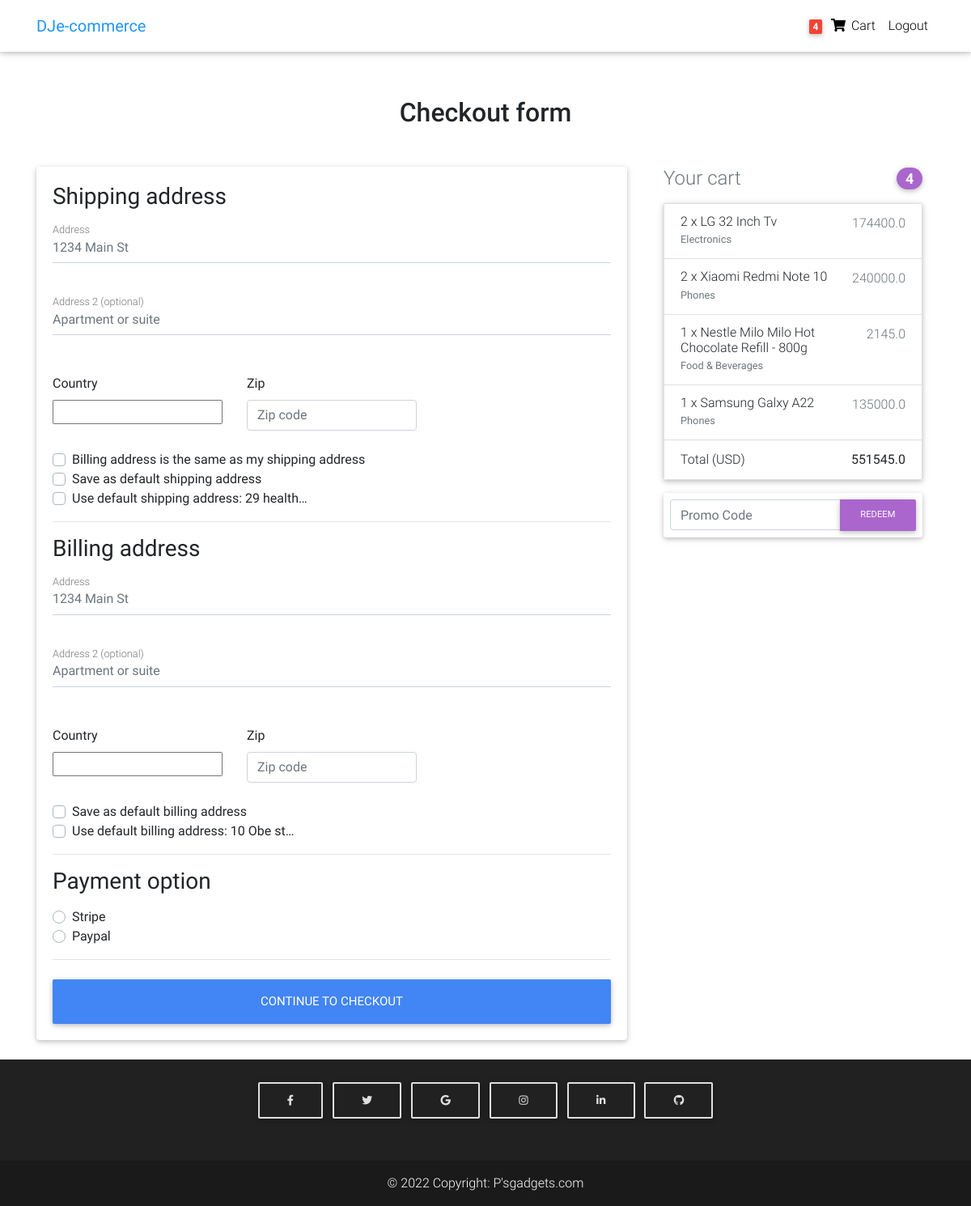
/checkout/ (signed in), run on an earlier commit of the app's database.
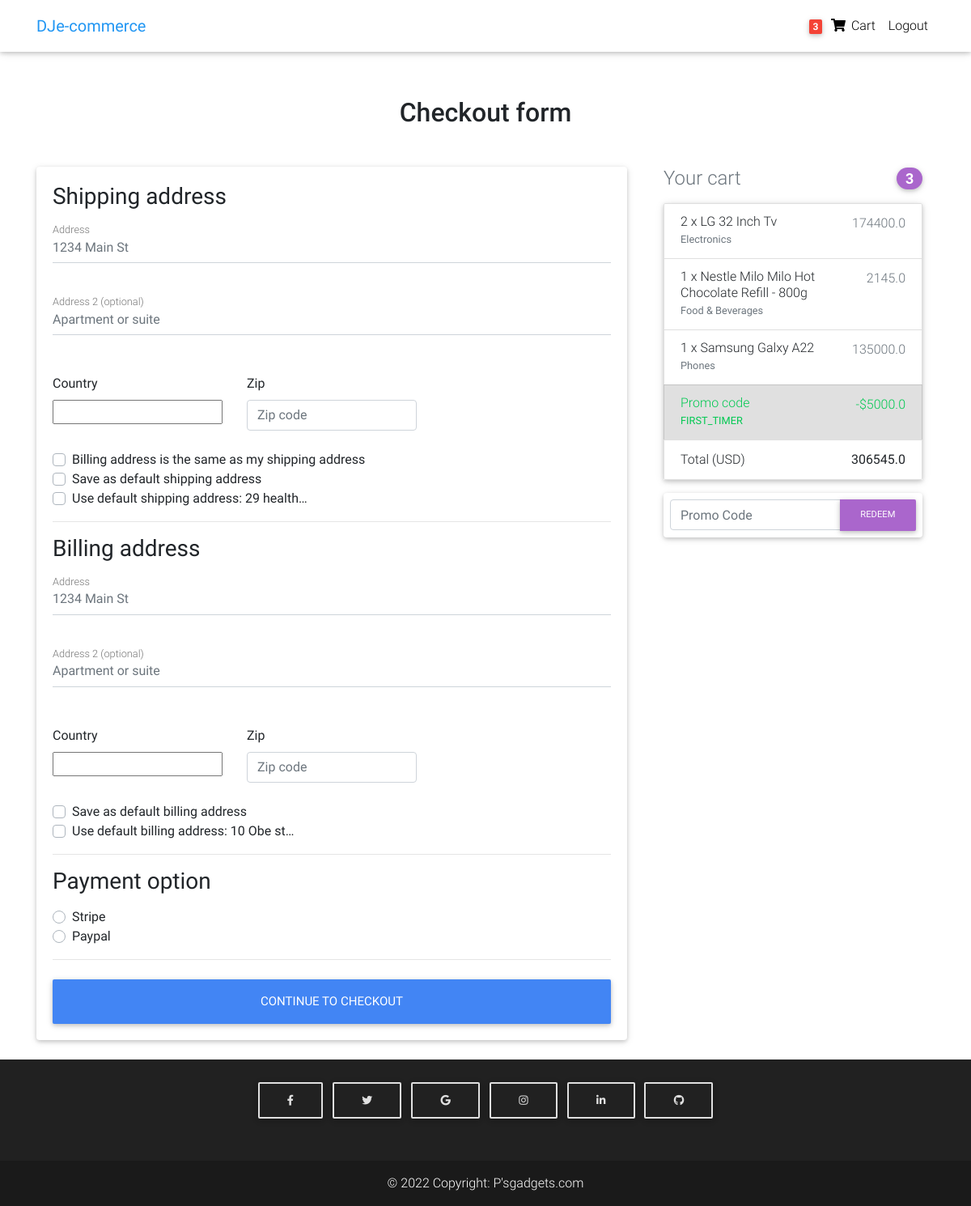
And on a later commit of the database.
### store/models.py (models this page shows, shortened)
class Order(models.Model):
    user = models.ForeignKey(settings.AUTH_USER_MODEL, on_delete=models.CASCADE)
    ref_code = models.CharField(max_length=20, blank=True, null=True)
    items = models.ManyToManyField(OrderItem)
    strat_date = models.DateTimeField(auto_now_add=True)
    ordered_date = models.DateTimeField()
    ordered = models.BooleanField(default=False)
    billing_address = models.ForeignKey('Address', related_name="billing_address", on_delete=models.SET_NULL, blank=True, null=True)
    shipping_address = models.ForeignKey('Address', related_name="shipping_address", on_delete=models.SET_NULL, blank=True, null=True)
    payment = models.ForeignKey('Payment', on_delete=models.SET_NULL, blank=True, null=True)
    coupon = models.ForeignKey("Coupon", on_delete=models.SET_NULL, blank=True, null=True)
    being_delivered = models.BooleanField(default=False)
    received = models.BooleanField(default=False)
    refund_requested = models.BooleanField(default=False)
    refund_granted = models.BooleanField(default=False)
    def get_total(self):
        total = 0
        for order_item in self.items.all():
            total += order_item.get_final_price()
        if self.coupon:
            total -= self.coupon.amount
        return total

class OrderItem(models.Model):
    user = models.ForeignKey(settings.AUTH_USER_MODEL, on_delete=models.CASCADE)
    ordered = models.BooleanField(default=False)
    item = models.ForeignKey(Product, on_delete=models.CASCADE)
    quantity = models.IntegerField(default=1)
    def get_total_item_price(self):
        return self.quantity * self.item.price
    def get_total_discount_item_price(self):
        return self.quantity * self.item.discount_price
    def get_final_price(self):
        if self.item.discount_price:
            return self.get_total_discount_item_price()
        return self.get_total_item_price()

class Product(models.Model):
    title = models.CharField(max_length=100)
    brand = models.CharField(max_length=100)
    model = models.CharField(max_length=250, blank=True, null=True)
    features = models.TextField(blank=True, null=True)
    stock = models.IntegerField(default=100)
    released_on = models.CharField(max_length=100)
    dimensions = models.CharField(max_length=100)
    price = models.FloatField()
    discount_price = models.FloatField(blank=True, null=True)
    category = models.CharField(choices=CATEGORY_CHOICES, max_length=3)
    label =  models.CharField(choices=LABEL_CHOICES, max_length=1)
    slug = models.SlugField()
    description = models.TextField()
    image = models.ImageField(upload_to="product_images")
    type = models.CharField(choices=TYPE_CHOICES, max_length=2)

class Coupon(models.Model):
    code = models.CharField(max_length=15)
    amount = models.FloatField()

### store/views.py (the view, shortened to what this page needs)
# urls.py: path("checkout/", CheckoutView.as_view(), name="checkout"),
class CheckoutView(View):
    def get(self, *args, **kwargs):
        try:
            order = Order.objects.get(user=self.request.user, ordered=False)
            form = CheckoutForm()
            context = {
            'form': form,
            'couponform': CouponForm(),
            'order': order,
            'DISPLAY_COUPON_FORM': True,
            }
            shipping_address_qs = Address.objects.filter(
                user=self.request.user,
                address_type="S",
                default=True
            )
            if shipping_address_qs.exists():
                context.update({'default_shipping_address': shipping_address_qs[0]})
            billing_address_qs = Address.objects.filter(
                user=self.request.user,
                address_type="B",
                default=True
            )
            if billing_address_qs.exists():
                context.update({'default_billing_address': billing_address_qs[0]})
            return render(self.request, "store/checkout_3.html", context)
        except ObjectDoesNotExist:
            messages.info(self.request, 'You do not have an active order')
            return redirect("checkout")

### store/forms.py
class CheckoutForm(forms.Form):
    shipping_address = forms.CharField(required=False)
    shipping_address2 = forms.CharField(required=False)
    shipping_country = CountryField(blank_label='(select country)').formfield(
        required=False,
        widget=CountrySelectWidget(attrs={
        'class': 'custom-select d-block w-100'
    }))
    shipping_zip = forms.CharField(required=False)
    billing_address = forms.CharField(required=False)
    billing_address2 = forms.CharField(required=False)
    billing_country = CountryField(blank_label='(select country)').formfield(
        required=False,
        widget=CountrySelectWidget(attrs={'class': 'custom-select d-block w-100',
        }))
    billing_zip = forms.BooleanField(required=False)
    same_billing_address = forms.BooleanField(required=False)
    set_default_shipping = forms.BooleanField(required=False)
    use_default_shipping = forms.BooleanField(required=False)
    set_default_billing = forms.BooleanField(required=False)
    use_default_billing = forms.BooleanField(required=False)
    payment_option = forms.ChoiceField(widget=forms.RadioSelect, choices=PAYMENT_CHOICES)

### store/templates/store/checkout_3.html (shortened to what the changed rows need)
{% extends "store/check_base.html" %}
{% load crispy_forms_tags %}
{% block content %}
  <main >
    <div class="container wow fadeIn">
      <h2 class="my-5 h2 text-center">Checkout form</h2>
      <div class="row">
        <div class="col-md-8 mb-4">
          <div class="card">
            <form method="POST" class="card-body">
              <div class="d-block my-3">
                {% for value, name in form.fields.payment_option.choices %}
                <div class="custom-control custom-radio">
                  <label class="custom-control-label" for="{{ name }}">{{ name }}</label>
                </div>
                {% endfor %}
              </div>
            </form>
          </div>
        </div>
        <div class="col-md-4 mb-4">
          {% include "store/snippets.html" %}
        </div>
      </div>
    </div>
  </main>
{% endblock content %}

### store/templates/store/check_navbar.html (shortened to what this page needs)
{% load cart_template_tags %}
<nav class="navbar fixed-top navbar-expand-lg navbar-light white scrolling-navbar">
    <div class="container">
      <a class="navbar-brand waves-effect" href="/">
        <strong class="blue-text">DJe-commerce</strong>
      </a>
      <div class="collapse navbar-collapse" id="navbarSupportedContent">
        <ul class="navbar-nav nav-flex-icons">
          {% if request.user.is_authenticated %}
          <li class="nav-item">
            <a href="{% url 'order-summary' %}" class="nav-link waves-effect">
              <span class="badge red z-depth-1 mr-1"> {{ request.user|cart_item_count }} </span>
              <i class="fas fa-shopping-cart"></i>
              <span class="clearfix d-none d-sm-inline-block"> Cart </span>
            </a>
          </li>
          <li class="nav-item">
            <a class="nav-link waves-effect" href="{% url 'account_logout' %}">
              <span class="clearfix d-none d-sm-inline-block"> Logout </span>
            </a>
          </li>
          {% endif %}
        </ul>
      </div>
    </div>
  </nav>

### store/templates/store/snippets.html (shortened to what this page needs)
<div class="col-md-12 mb-4">
    <h4 class="d-flex justify-content-between align-items-center mb-3">
      <span class="text-muted">Your cart</span>
      <span class="badge badge-secondary badge-pill">{{ order.items.count }}</span>
    </h4>
    <ul class="list-group mb-3 z-depth-1">
      {% for order_item in order.items.all %}
      <li class="list-group-item d-flex justify-content-between lh-condensed">
        <div>
          <h6 class="my-0">{{ order_item.quantity}} x {{ order_item.item.title }}</h6>
          <small class="text-muted">{{ order_item.item.get_category_display }}</small>
        </div>
        <span class="text-muted">{{ order_item.get_final_price}}</span>
      </li>
      {% endfor %}
      {% if order.coupon %}
      <li class="list-group-item d-flex justify-content-between bg-light">
        <div class="text-success">
          <h6 class="my-0">Promo code</h6>
          <small>{{ order.coupon.code }}</small>
        </div>
        <span class="text-success">-${{ order.coupon.amount }}</span>
      </li>
      {% endif %}
      <li class="list-group-item d-flex justify-content-between">
        <span>Total (USD)</span>
        <strong>{{ order.get_total }}</strong>
      </li>
    </ul>
    {% if DISPLAY_COUPON_FORM %}
    <form class="card p-2" action="{% url 'add-coupon' %}" method="post">
        <div class="input-group">
        {{ couponform.code }}
        <div class="input-group-append">
            <button class="btn btn-secondary btn-md waves-effect m-0" type="submit">Redeem</button>
        </div>
        </div>
    </form>
    {% endif %}
  </div>

What changed in the data, as far as the page shows it:
no longer on this page (row unchanged): OrderItem: quantity "2", item "Xiaomi Redmi Note 10", item.category "Phones", get_final_price "240000.0"
changed Order: items.count "4" → "3"; coupon_id empty → 1 (drawn); coupon.code (not shown) → "FIRST_TIMER"; coupon.amount (not shown) → "5000.0"; get_total "551545.0" → "306545.0"
Also different on the page:
{{ request.user|cart_item_count }}: "4" → "3"
text now shown: "Promo code -$"
